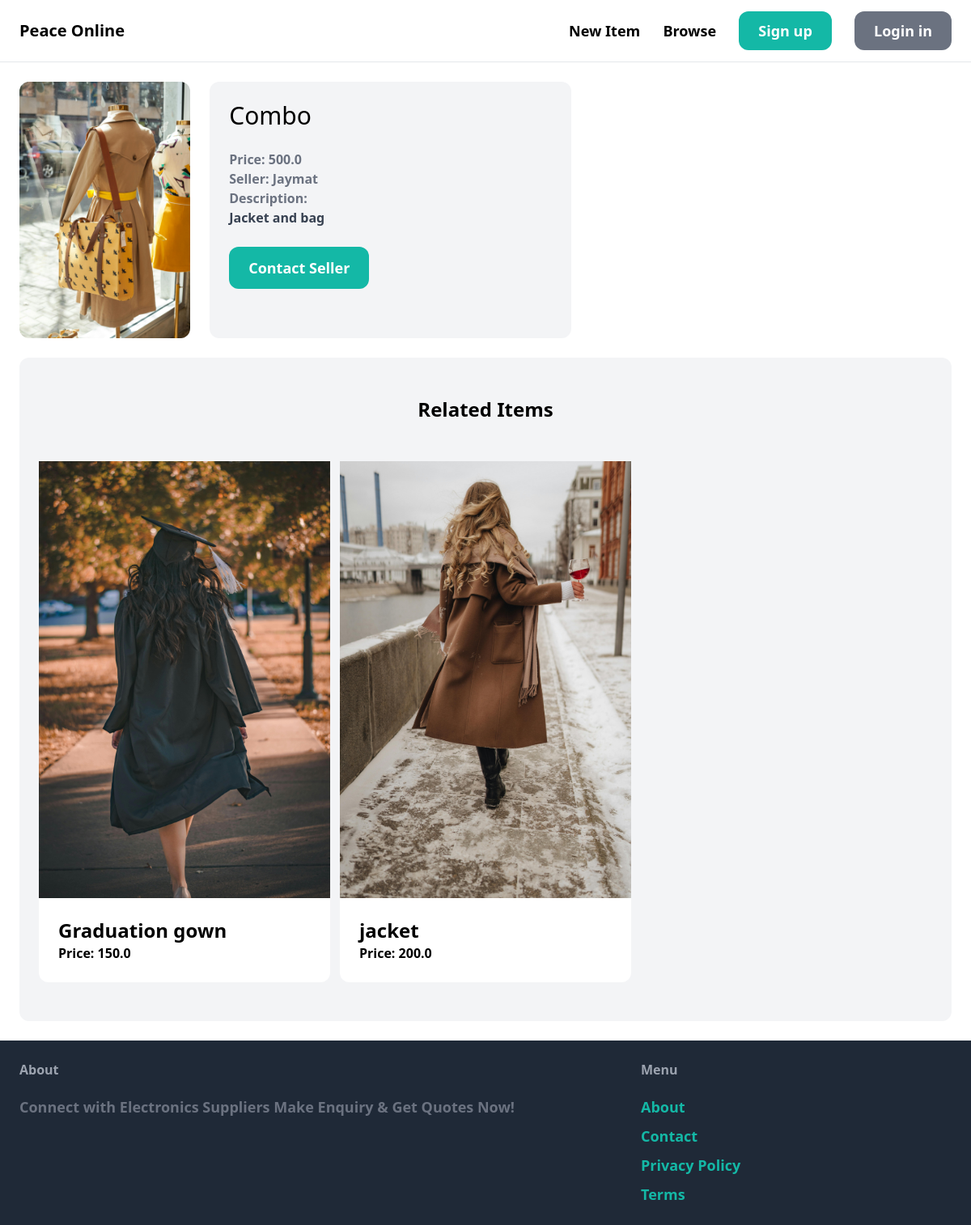
Page /items/23/ on the committed database.
### item/models.py (models this page shows, shortened)
class Item(models.Model):
    category = models.ForeignKey(Category, related_name='items', on_delete=models.CASCADE)
    name = models.CharField(max_length=255)
    description = models.TextField(blank=True, null=True)
    price = models.FloatField()
    image = models.ImageField(upload_to='item_images', blank=True, null=True)
    is_sold = models.BooleanField(default=False)
    created_by = models.ForeignKey(User, related_name='items', on_delete=models.CASCADE)
    created_at = models.DateTimeField(auto_now_add=True)

### item/views.py (the view)
# urls.py: path('<int:pk>/', views.detail, name='detail'),
def detail(request, pk):
    try:
        item = Item.objects.get(pk=pk)
    except Item.DoesNotExist:
        raise Http404("Item does not exist")
    related_items = Item.objects.filter(category=item.category, is_sold=False).exclude(pk=pk)[0:3]
    context = {'item': item, 'related_items': related_items}
    return render(request, 'item/detail.html', context)

### item/templates/item/detail.html
{% extends 'core/base.html' %} {% block content %}
<div class="grid grid-cols-5 gap-6">
  <div class="cols-span-3">
    <img src="{{ item.image.url }}" class="rounded-xl" />
  </div>
  <div class="col-span-2 p-6 bg-gray-100 rounded-xl">
    <h1 class="mb-6 text-3xl">{{ item.name }}</h1>
    <p class="text-gray-500"><strong>Price: <strong>{{ item.price }}</p>
    <p class="text-gray-500"><strong>Seller: <strong>{{ item.created_by.username }}</p>
    {% if item.description  %}
    <p class="text-gray-700">
        <strong class="text-gray-500">Description:</strong><br>
        {{ item.description }}
    </p>
    {% endif %}
    {% if request.user == item.created_by %}
    <div class="mt-6 p-6 bg-white rounded xl">
      <p>This is your item!</p>
      <a href="{% url 'item:edit' item.id %}" class="inline-block mt-6 px-6 py-3 text-lg font-semibold bg-teal-500 rounded-xl">Edit</a>
      <a href="{% url 'item:delete' item.id %}" class="inline-block mt-6 px-6 py-3 text-lg font-semibold bg-red-500 text-white rounded-xl">Delete</a>
    </div>
    {% else %}
      <a href="{% url 'conversation:new' item.id %}" class="inline-block mt-6 px-6 py-3 text-lg font-semibold bg-teal-500 text-white rounded-xl hover:bg-teal-700">Contact Seller</a>
      {% endif %}
  </div>
</div>
<div class="mt-6 px-6 py-12 bg-gray-100 rounded-xl">
  <h2 class="mb-12 text-2xl text-center">Related Items</h2>
  <div class="grid grid-cols-3 gap-3">
    {% for item in related_items %}
    <div>
      <a href="{% url 'item:detail' item.id %}">
        <div>
          {% if item.image %}
            <img src="{{ item.image.url }}" alt="{{ item.name }}">
          {% else %}
            <p>No image available</p>
          {% endif %}
        </div>
        <div class="p-6 bg-white rounded-b-xl">
          <h2 class="text-2xl">{{ item.name }}</h2>
          <p class+"text-gray-500">Price: {{ item.price }}</p>
        </div>
      </a>
    </div>
    {% endfor %}
  </div>
</div>
{% endblock %}

### rows in the picture
Item: image (picture), name "Combo", price "500.0", created_by.username "Jaymat", description "Jacket and bag"
Item: image (picture), name "Graduation gown", price "150.0"
Item: image (picture), name "jacket", price "200.0"
